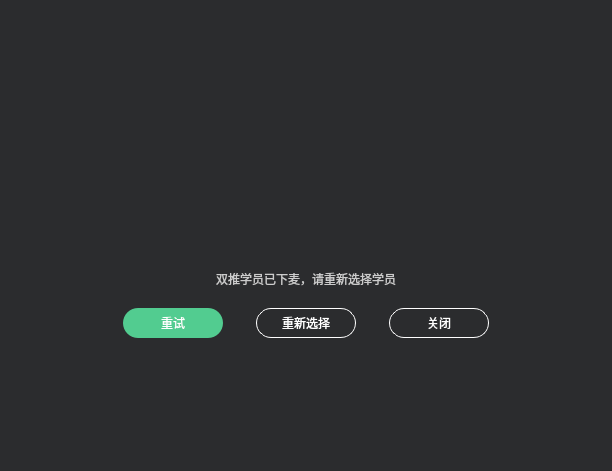
<?xml version="1.0" encoding="UTF-8"?>
<ui version="4.0">
 <class>InvitationStateWdg</class>
 <widget class="QWidget" name="InvitationStateWdg">
  <property name="geometry">
   <rect>
    <x>0</x>
    <y>0</y>
    <width>612</width>
    <height>471</height>
   </rect>
  </property>
  <property name="windowTitle">
   <string>Form</string>
  </property>
  <property name="styleSheet">
   <string notr="true">#InvitationStateWdg
{
background-color: rgb(43, 44, 46);
}</string>
  </property>
  <layout class="QGridLayout" name="gridLayout">
   <property name="leftMargin">
    <number>0</number>
   </property>
   <property name="topMargin">
    <number>0</number>
   </property>
   <property name="rightMargin">
    <number>0</number>
   </property>
   <property name="bottomMargin">
    <number>0</number>
   </property>
   <property name="spacing">
    <number>0</number>
   </property>
   <item row="0" column="1">
    <spacer name="verticalSpacer">
     <property name="orientation">
      <enum>Qt::Vertical</enum>
     </property>
     <property name="sizeHint" stdset="0">
      <size>
       <width>20</width>
       <height>106</height>
      </size>
     </property>
    </spacer>
   </item>
   <item row="1" column="0">
    <spacer name="horizontalSpacer_3">
     <property name="orientation">
      <enum>Qt::Horizontal</enum>
     </property>
     <property name="sizeHint" stdset="0">
      <size>
       <width>24</width>
       <height>20</height>
      </size>
     </property>
    </spacer>
   </item>
   <item row="1" column="1">
    <layout class="QVBoxLayout" name="verticalLayout">
     <property name="spacing">
      <number>0</number>
     </property>
     <item>
      <layout class="QHBoxLayout" name="horizontalLayout_2">
       <property name="spacing">
        <number>0</number>
       </property>
       <item>
        <spacer name="horizontalSpacer_5">
         <property name="orientation">
          <enum>Qt::Horizontal</enum>
         </property>
         <property name="sizeHint" stdset="0">
          <size>
           <width>218</width>
           <height>20</height>
          </size>
         </property>
        </spacer>
       </item>
       <item>
        <widget class="QLabel" name="labImage">
         <property name="minimumSize">
          <size>
           <width>229</width>
           <height>136</height>
          </size>
         </property>
         <property name="maximumSize">
          <size>
           <width>229</width>
           <height>136</height>
          </size>
         </property>
         <property name="styleSheet">
          <string notr="true"/>
         </property>
         <property name="text">
          <string/>
         </property>
        </widget>
       </item>
       <item>
        <spacer name="horizontalSpacer_6">
         <property name="orientation">
          <enum>Qt::Horizontal</enum>
         </property>
         <property name="sizeHint" stdset="0">
          <size>
           <width>218</width>
           <height>20</height>
          </size>
         </property>
        </spacer>
       </item>
      </layout>
     </item>
     <item>
      <widget class="QLabel" name="labTitle">
       <property name="styleSheet">
        <string notr="true">font: 14px &quot;微软雅黑&quot;;
color: rgb(204, 204, 204);</string>
       </property>
       <property name="text">
        <string>双推学员已下麦，请重新选择学员</string>
       </property>
       <property name="alignment">
        <set>Qt::AlignCenter</set>
       </property>
      </widget>
     </item>
     <item>
      <spacer name="verticalSpacer_3">
       <property name="orientation">
        <enum>Qt::Vertical</enum>
       </property>
       <property name="sizeHint" stdset="0">
        <size>
         <width>20</width>
         <height>20</height>
        </size>
       </property>
      </spacer>
     </item>
     <item>
      <layout class="QHBoxLayout" name="horizontalLayout">
       <property name="spacing">
        <number>33</number>
       </property>
       <item>
        <spacer name="horizontalSpacer">
         <property name="orientation">
          <enum>Qt::Horizontal</enum>
         </property>
         <property name="sizeHint" stdset="0">
          <size>
           <width>40</width>
           <height>20</height>
          </size>
         </property>
        </spacer>
       </item>
       <item>
        <widget class="QPushButton" name="btnRetry">
         <property name="minimumSize">
          <size>
           <width>100</width>
           <height>30</height>
          </size>
         </property>
         <property name="maximumSize">
          <size>
           <width>100</width>
           <height>30</height>
          </size>
         </property>
         <property name="styleSheet">
          <string notr="true">background-color: rgb(82, 204, 144);
font: 12px &quot;微软雅黑&quot;;
color:rgb(255, 255, 255);
border-radius:15px;</string>
         </property>
         <property name="text">
          <string>重试</string>
         </property>
        </widget>
       </item>
       <item>
        <widget class="QPushButton" name="btnReSelection">
         <property name="minimumSize">
          <size>
           <width>100</width>
           <height>30</height>
          </size>
         </property>
         <property name="maximumSize">
          <size>
           <width>100</width>
           <height>30</height>
          </size>
         </property>
         <property name="styleSheet">
          <string notr="true">QPushButton{
border:1px solid;
border-color: rgb(255,255,255);
font: 12px &quot;微软雅黑&quot;;
color: rgb(255,255,255);
border-radius:15px;
}

QPushButton:hover{
border-color: rgb( 70,155,114);
color: rgb(70, 155, 114);
}

QPushButton:pressed{
border:1px solid;
border-color: rgb(255,255,255);
font: 12px &quot;微软雅黑&quot;;
color: rgb(255,255,255);
border-radius:15px;
}</string>
         </property>
         <property name="text">
          <string>重新选择</string>
         </property>
        </widget>
       </item>
       <item>
        <widget class="QPushButton" name="btnClose">
         <property name="minimumSize">
          <size>
           <width>100</width>
           <height>30</height>
          </size>
         </property>
         <property name="maximumSize">
          <size>
           <width>100</width>
           <height>30</height>
          </size>
         </property>
         <property name="styleSheet">
          <string notr="true">QPushButton{
border:1px solid;
border-color: rgb(255,255,255);
font: 12px &quot;微软雅黑&quot;;
color: rgb(255,255,255);
border-radius:15px;
}

QPushButton:hover{
border-color: rgb( 70,155,114);
color: rgb(70, 155, 114);
}

QPushButton:pressed{
border:1px solid;
border-color: rgb(255,255,255);
font: 12px &quot;微软雅黑&quot;;
color: rgb(255,255,255);
border-radius:15px;
}</string>
         </property>
         <property name="text">
          <string>关闭</string>
         </property>
        </widget>
       </item>
       <item>
        <spacer name="horizontalSpacer_2">
         <property name="orientation">
          <enum>Qt::Horizontal</enum>
         </property>
         <property name="sizeHint" stdset="0">
          <size>
           <width>40</width>
           <height>20</height>
          </size>
         </property>
        </spacer>
       </item>
      </layout>
     </item>
    </layout>
   </item>
   <item row="1" column="2">
    <spacer name="horizontalSpacer_4">
     <property name="orientation">
      <enum>Qt::Horizontal</enum>
     </property>
     <property name="sizeHint" stdset="0">
      <size>
       <width>24</width>
       <height>20</height>
      </size>
     </property>
    </spacer>
   </item>
   <item row="2" column="1">
    <spacer name="verticalSpacer_2">
     <property name="orientation">
      <enum>Qt::Vertical</enum>
     </property>
     <property name="sizeHint" stdset="0">
      <size>
       <width>20</width>
       <height>106</height>
      </size>
     </property>
    </spacer>
   </item>
  </layout>
 </widget>
 <resources>
  <include location="../../VLive/VLive.qrc"/>
 </resources>
 <connections/>
</ui>
